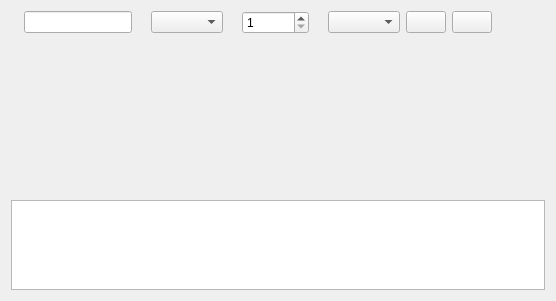
<?xml version="1.0" encoding="UTF-8"?>
<ui version="4.0">
 <class>KlineStreamPage</class>
 <widget class="QWidget" name="KlineStreamPage">
  <layout class="QVBoxLayout" name="pageLayout">
   <item>
    <layout class="QHBoxLayout" name="toolLayout">
     <item>
      <widget class="QLabel" name="codeLabel"/>
     </item>
     <item>
      <widget class="QLineEdit" name="codeEdit"/>
     </item>
     <item>
      <widget class="QLabel" name="ktypeLabel"/>
     </item>
     <item>
      <widget class="QComboBox" name="ktypeCombo"/>
     </item>
     <item>
      <widget class="QLabel" name="countLabel"/>
     </item>
     <item>
      <widget class="QSpinBox" name="countSpin">
       <property name="minimum">
        <number>1</number>
       </property>
       <property name="maximum">
        <number>100000</number>
       </property>
      </widget>
     </item>
     <item>
      <widget class="QLabel" name="brokerLabel"/>
     </item>
     <item>
      <widget class="QComboBox" name="brokerCombo"/>
     </item>
     <item>
      <widget class="QPushButton" name="startButton"/>
     </item>
     <item>
      <widget class="QPushButton" name="stopButton"/>
     </item>
     <item>
      <widget class="QLabel" name="summaryLabel"/>
     </item>
     <item>
      <spacer name="toolSpacer">
       <property name="orientation">
        <enum>Qt::Horizontal</enum>
       </property>
       <property name="sizeHint" stdset="0">
        <size>
         <width>40</width>
         <height>20</height>
        </size>
       </property>
      </spacer>
     </item>
    </layout>
   </item>
   <item>
    <widget class="QLabel" name="messageLabel">
     <property name="wordWrap">
      <bool>true</bool>
     </property>
    </widget>
   </item>
   <item>
    <widget class="QWidget" name="chartBox">
     <property name="sizePolicy">
      <sizepolicy hsizetype="Expanding" vsizetype="Expanding">
       <horstretch>0</horstretch>
       <verstretch>3</verstretch>
      </sizepolicy>
     </property>
     <layout class="QVBoxLayout" name="chartLayout">
      <item>
       <widget class="QLabel" name="chartNoteLabel">
        <property name="wordWrap">
         <bool>true</bool>
        </property>
       </widget>
      </item>
     </layout>
    </widget>
   </item>
   <item>
    <widget class="QTableWidget" name="klineTable">
     <property name="sizePolicy">
      <sizepolicy hsizetype="Expanding" vsizetype="Expanding">
       <horstretch>0</horstretch>
       <verstretch>2</verstretch>
      </sizepolicy>
     </property>
     <property name="editTriggers">
      <set>QAbstractItemView::NoEditTriggers</set>
     </property>
     <property name="selectionBehavior">
      <enum>QAbstractItemView::SelectRows</enum>
     </property>
    </widget>
   </item>
  </layout>
 </widget>
 <resources/>
 <connections/>
</ui>
